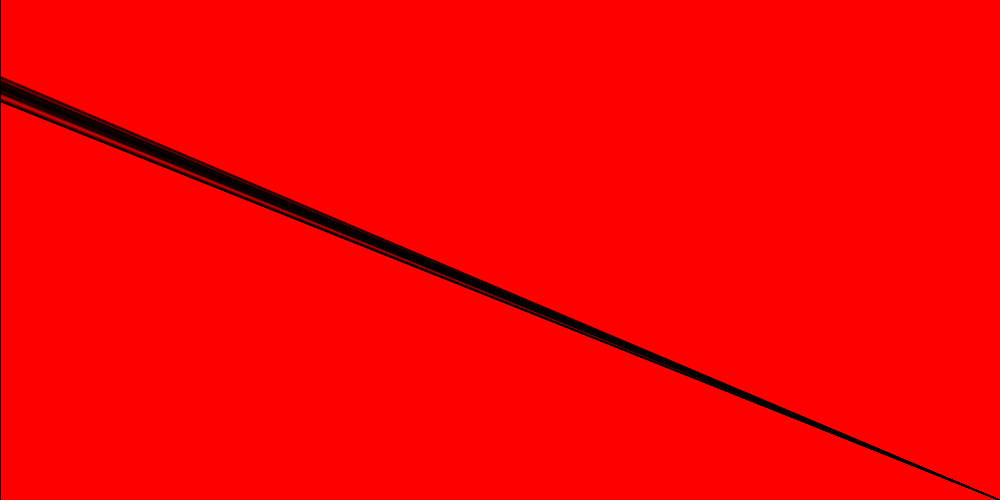
Frame 1 (no input)
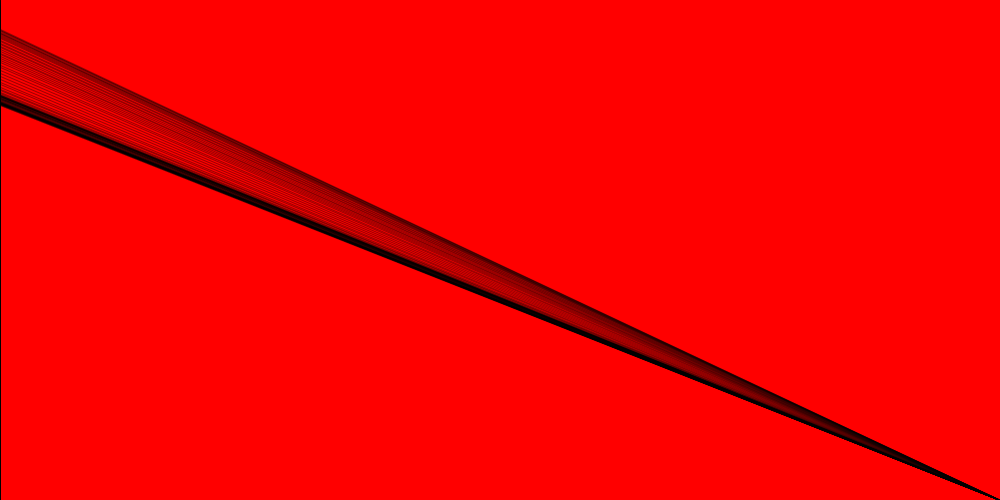
Frame 60 (the mouse pressed at the canvas centre just before this capture)
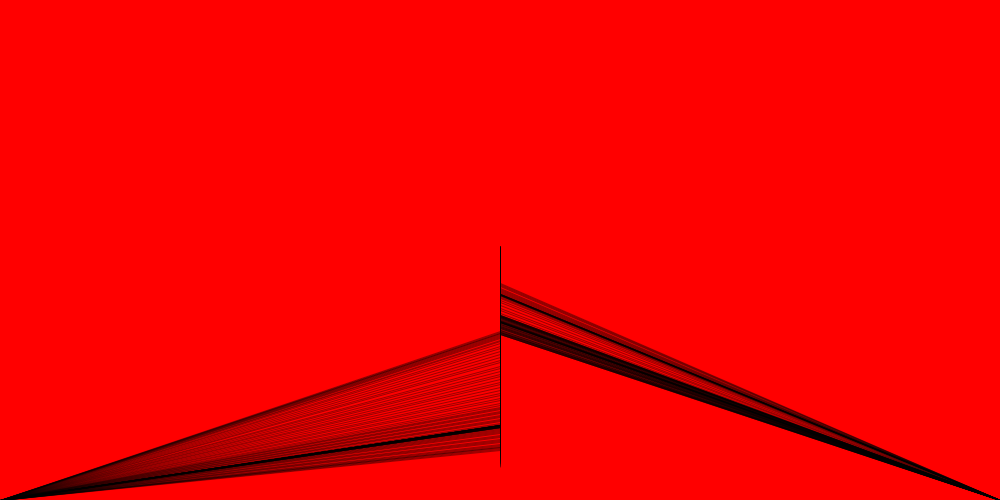
Frame 120 (the mouse held since frame 60 and released just before this capture)

The Processing sketch that drew these frames (run headless with seeded random() and noise(); from frame 60 on, the mouse is pressed at the canvas centre):

// Processing sketch: processing_77247
// ── processing_77247.pde

float y;

void setup()
{
  size(1000,500);
  y = height/2;
  smooth();
  //noLoop();
}

void draw()
{
  background(255,0,0);
  noFill();
  stroke(0,100); 

  
  for(int i = 0; i < 100; i+=1.5)
  {
  beginShape();
  vertex(0,height);
  for(int x = 0; x < width; x+=5)
  {
    //noise always return a number between 0,1
   vertex(mouseX,mouseY-i+ (noise(x*.01, (frameCount*.01), i*.01 )*300));
    
  }
  vertex(width, height);
  endShape();
  
  }  
  
}
